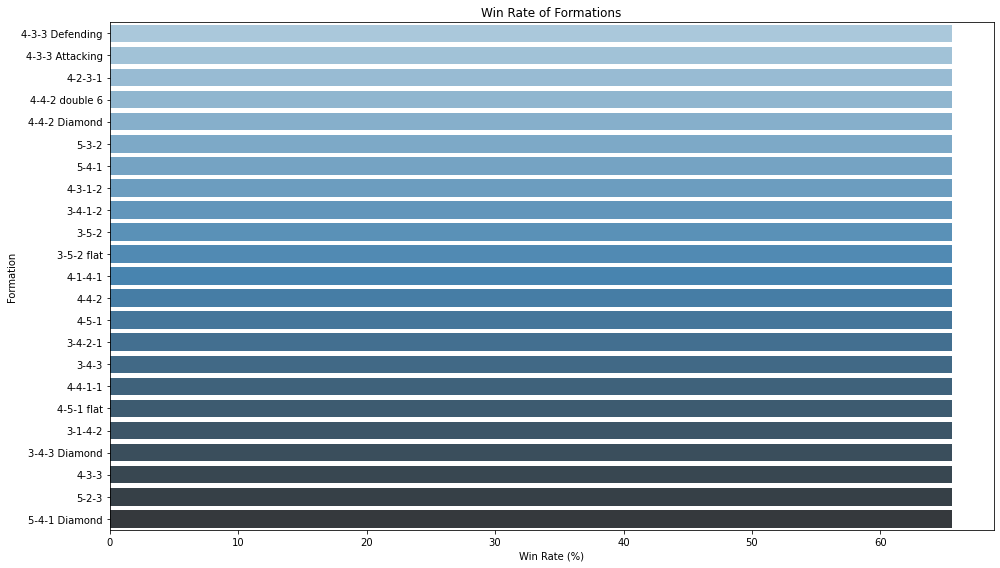

Here is the Python script that generated this plot:
# -*- coding: utf-8 -*-
"""
Created on Fri Sep  6 13:11:57 2024

@author: Heikki
"""

import pyodbc
import pandas as pd
import matplotlib.pyplot as plt
import seaborn as sns

# List of teams to filter
teams_to_filter = ['PSV Eindhoven']  # Replace with actual team names

# Create a comma-separated list of team names for the SQL query
teams_placeholder = ', '.join(f"'{team}'" for team in teams_to_filter)

# Connection to Database
conn = pyodbc.connect(
    "Driver={ODBC Driver 18 for SQL Server};"
    "Server=localhost\\SQLEXPRESS;"
    "Database=FootballDB;"
    "Trusted_Connection=yes;"
    "TrustServerCertificate=yes"
)

# Query to get data filtered by specific teams
query = (f"""
         SELECT c.club_id, c.name, g.away_club_id, g.home_club_id, g.home_club_formation, g.away_club_formation,
                cg.club_id AS game_club_id, cg.is_win
         FROM dbo.Clubs AS c
         JOIN dbo.Games AS g 
         ON c.club_id = g.home_club_id  
         OR c.club_id = g.away_club_id  
         JOIN dbo.ClubGames AS cg 
         ON c.club_id = cg.club_id
         WHERE c.name IN ({teams_placeholder})
         """)

# Read SQL query into a DataFrame
data = pd.read_sql(query, conn)

# Close the connection
conn.close()

# Preview the DataFrame
print("Initial DataFrame:")
print(data.head())

# Replace 'unknown' with NaN for easier filtering
data.replace('unknown', pd.NA, inplace=True)

# Drop rows where any of the relevant columns are NaN
data = data.dropna(subset=['home_club_formation', 'away_club_formation', 'is_win'])

# Separate home and away formations
home_data = data[['club_id', 'name', 'home_club_formation', 'is_win']]
home_data = home_data.rename(columns={'home_club_formation': 'formation', 'is_win': 'win'})

away_data = data[['club_id', 'name', 'away_club_formation', 'is_win']]
away_data = away_data.rename(columns={'away_club_formation': 'formation', 'is_win': 'win'})

# Combine home and away data
combined_data = pd.concat([home_data, away_data], ignore_index=True)

# Drop rows where formation is 'unknown'
combined_data = combined_data[combined_data['formation'] != 'unknown']

# Print combined data for debugging
print("Combined Data:")
print(combined_data.head())

# Count the number of games and wins for each formation
formation_stats = combined_data.groupby('formation').agg(
    total_games=('win', 'size'),
    total_wins=('win', 'sum')
).reset_index()

# Calculate win rate
formation_stats['win_rate'] = (formation_stats['total_wins'] / formation_stats['total_games']) * 100

# Print formation stats for debugging
print("Formation Stats:")
print(formation_stats.head())

# Sort formations by win rate and total games
formation_stats = formation_stats.sort_values(by=['win_rate', 'total_games'], ascending=[False, False])

# Plotting the win rate for the top formations
plt.figure(figsize=(14, 8))
sns.barplot(data=formation_stats, x='win_rate', y='formation', palette='Blues_d')

plt.title('Win Rate of Formations')
plt.xlabel('Win Rate (%)')
plt.ylabel('Formation')
plt.tight_layout()

plt.show()
